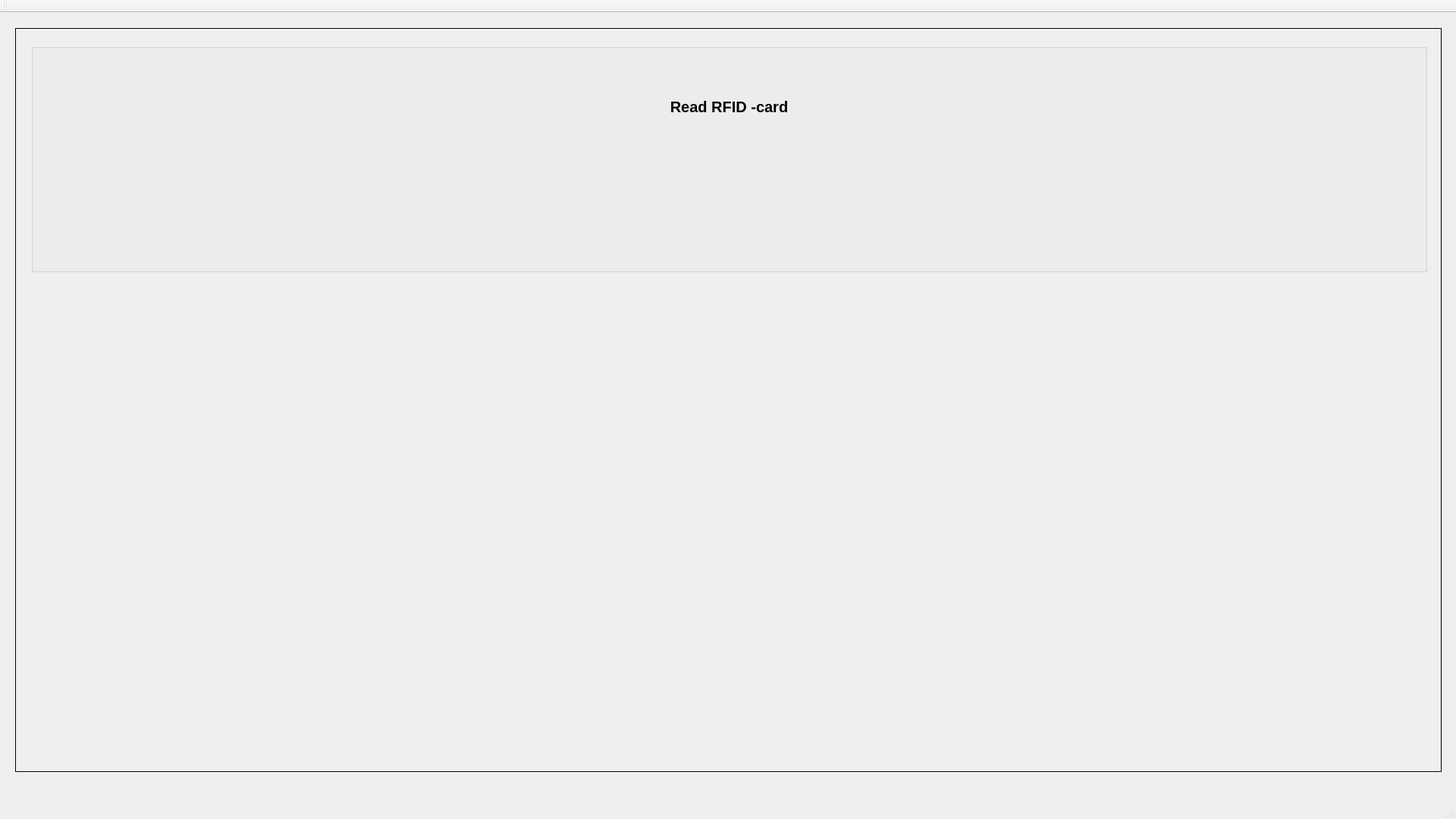
<?xml version="1.0" encoding="UTF-8"?>
<ui version="4.0">
 <class>MainWindow</class>
 <widget class="QMainWindow" name="MainWindow">
  <property name="geometry">
   <rect>
    <x>0</x>
    <y>0</y>
    <width>1920</width>
    <height>1080</height>
   </rect>
  </property>
  <property name="sizePolicy">
   <sizepolicy hsizetype="Maximum" vsizetype="Maximum">
    <horstretch>0</horstretch>
    <verstretch>0</verstretch>
   </sizepolicy>
  </property>
  <property name="maximumSize">
   <size>
    <width>16777215</width>
    <height>16777215</height>
   </size>
  </property>
  <property name="windowTitle">
   <string>MainWindow</string>
  </property>
  <property name="layoutDirection">
   <enum>Qt::LeftToRight</enum>
  </property>
  <property name="tabShape">
   <enum>QTabWidget::Rounded</enum>
  </property>
  <widget class="QWidget" name="centralWidget">
   <property name="sizePolicy">
    <sizepolicy hsizetype="Maximum" vsizetype="Preferred">
     <horstretch>0</horstretch>
     <verstretch>0</verstretch>
    </sizepolicy>
   </property>
   <widget class="QStackedWidget" name="stackedWidget">
    <property name="geometry">
     <rect>
      <x>20</x>
      <y>20</y>
      <width>1881</width>
      <height>981</height>
     </rect>
    </property>
    <property name="sizePolicy">
     <sizepolicy hsizetype="Maximum" vsizetype="Maximum">
      <horstretch>0</horstretch>
      <verstretch>0</verstretch>
     </sizepolicy>
    </property>
    <property name="frameShape">
     <enum>QFrame::Box</enum>
    </property>
    <property name="currentIndex">
     <number>0</number>
    </property>
    <widget class="QWidget" name="page">
     <widget class="QGroupBox" name="groupBox">
      <property name="geometry">
       <rect>
        <x>20</x>
        <y>20</y>
        <width>1841</width>
        <height>301</height>
       </rect>
      </property>
      <property name="layoutDirection">
       <enum>Qt::RightToLeft</enum>
      </property>
      <property name="title">
       <string/>
      </property>
      <property name="alignment">
       <set>Qt::AlignCenter</set>
      </property>
      <layout class="QVBoxLayout" name="verticalLayout">
       <item>
        <widget class="QLabel" name="titleRFID">
         <property name="font">
          <font>
           <pointsize>15</pointsize>
           <weight>75</weight>
           <bold>true</bold>
          </font>
         </property>
         <property name="text">
          <string>Read RFID -card</string>
         </property>
         <property name="alignment">
          <set>Qt::AlignCenter</set>
         </property>
        </widget>
       </item>
       <item>
        <widget class="QLabel" name="labelMessage">
         <property name="font">
          <font>
           <pointsize>16</pointsize>
          </font>
         </property>
         <property name="text">
          <string/>
         </property>
         <property name="alignment">
          <set>Qt::AlignCenter</set>
         </property>
        </widget>
       </item>
      </layout>
     </widget>
    </widget>
   </widget>
  </widget>
  <widget class="QMenuBar" name="menuBar">
   <property name="geometry">
    <rect>
     <x>0</x>
     <y>0</y>
     <width>1920</width>
     <height>21</height>
    </rect>
   </property>
  </widget>
  <widget class="QToolBar" name="mainToolBar">
   <attribute name="toolBarArea">
    <enum>TopToolBarArea</enum>
   </attribute>
   <attribute name="toolBarBreak">
    <bool>false</bool>
   </attribute>
  </widget>
  <widget class="QStatusBar" name="statusBar"/>
 </widget>
 <layoutdefault spacing="6" margin="11"/>
 <resources/>
 <connections/>
</ui>
